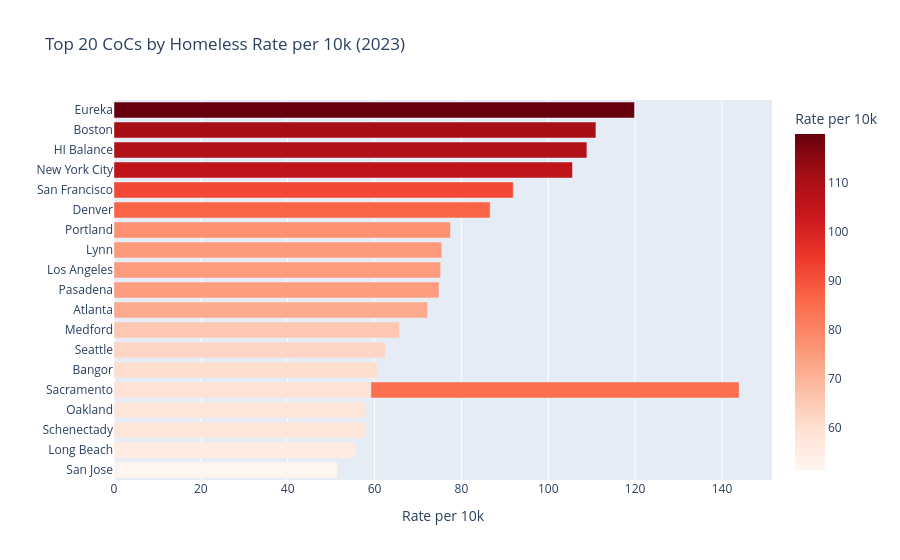

The notebook cell this image was saved under:
### Code cell
top20 = df.nlargest(20, 'homeless_rate_per_10k')
fig2 = px.bar(
    top20.sort_values('homeless_rate_per_10k', ascending=True),
    x='homeless_rate_per_10k', y='city_name', orientation='h',
    color='homeless_rate_per_10k', color_continuous_scale='Reds',
    title='Top 20 CoCs by Homeless Rate per 10k (2023)',
    labels={'homeless_rate_per_10k': 'Rate per 10k', 'city_name': ''},
)
fig2.show()

### Figure 1 — Plotly figure (JSON) as saved in the notebook; plotly's stock layout.template omitted (floating-point values rounded to 4 significant figures)
{"data": [{"hovertemplate": "Rate per 10k=%{marker.color}<br>=%{y}<extra></extra>", "legendgroup": "", "marker": {"color": [51.51, 55.7, 57.88, 57.94, 59.17, 60.62, 62.52, 65.72, 72.22, 74.84, 75.21, 75.5, 77.47, 84.78, 86.62, 91.94, 105.6, 108.9, 111.0, 119.9], "coloraxis": "coloraxis", "pattern": {"shape": ""}}, "name": "", "orientation": "h", "showlegend": false, "textposition": "auto", "type": "bar", "x": [51.51, 55.7, 57.88, 57.94, 59.17, 60.62, 62.52, 65.72, 72.22, 74.84, 75.21, 75.5, 77.47, 84.78, 86.62, 91.94, 105.6, 108.9, 111.0, 119.9], "xaxis": "x", "y": ["San Jose", "Long Beach", "Schenectady", "Oakland", "Sacramento", "Bangor", "Seattle", "Medford", "Atlanta", "Pasadena", "Los Angeles", "Lynn", "Portland", "Sacramento", "Denver", "San Francisco", "New York City", "HI Balance", "Boston", "Eureka"], "yaxis": "y"}], "layout": {"barmode": "relative", "coloraxis": {"colorbar": {"title": {"text": "Rate per 10k"}}, "colorscale": [[0.0, "rgb(255,245,240)"], [0.125, "rgb(254,224,210)"], [0.25, "rgb(252,187,161)"], [0.375, "rgb(252,146,114)"], [0.5, "rgb(251,106,74)"], [0.625, "rgb(239,59,44)"], [0.75, "rgb(203,24,29)"], [0.875, "rgb(165,15,21)"], [1.0, "rgb(103,0,13)"]]}, "legend": {"tracegroupgap": 0}, "title": {"text": "Top 20 CoCs by Homeless Rate per 10k (2023)"}, "xaxis": {"anchor": "y", "domain": [0.0, 1.0], "title": {"text": "Rate per 10k"}}, "yaxis": {"anchor": "x", "domain": [0.0, 1.0], "title": {"text": ""}}}}
